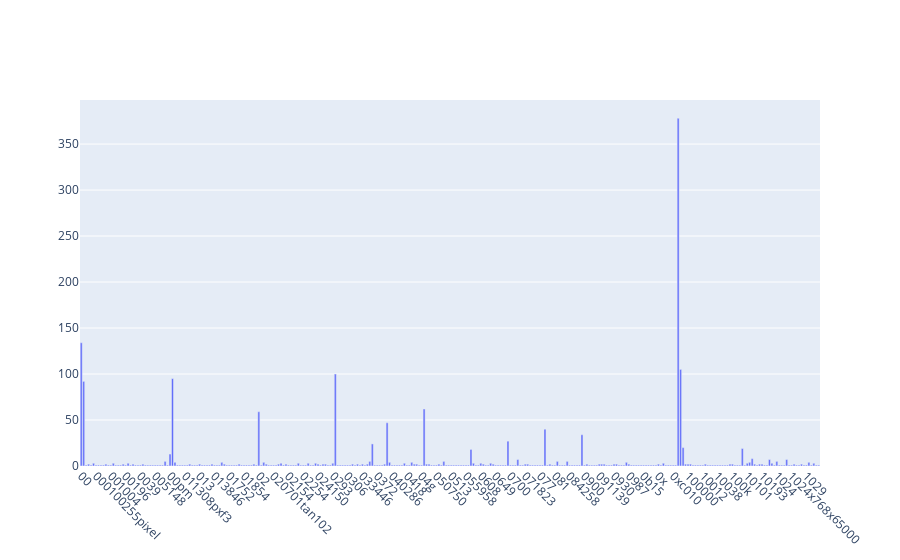

This figure's notebook cell:
### Markdown cell above
### >>> **Exercise 13 (take home):**
If you want a nicer interactive visualization here, I would encourage you try to install and use plotly to achieve this.

### Code cell
# Answer here
import plotly.graph_objects as go
import plotly.express as px

fig = go.Figure(
    data=[
        go.Bar(
            x=count_vect.get_feature_names_out()[:300],
            y=term_frequencies[:300],
        )
    ]
)
fig.update_layout(xaxis_tickangle=45)

fig.show()

### Figure 1 — Plotly figure (JSON) as saved in the notebook; plotly's stock layout.template omitted (floating-point values rounded to 4 significant figures; data arrays with more than 128 entries replaced by an {"elided": "..."} marker saying what was removed)
{"data": [{"type": "bar", "x": {"elided": "300 str values"}, "y": {"elided": "300 int values"}}], "layout": {"xaxis": {"tickangle": 45}}}
